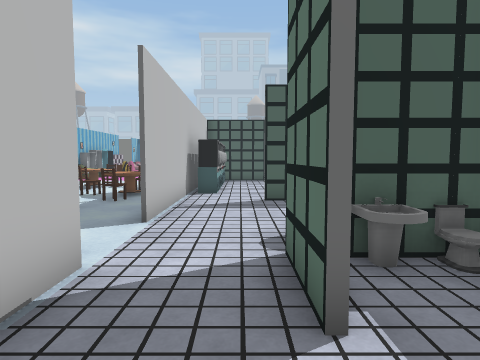
View 1 (above)

23 first-person views from a walk through a scene from a Unity 3-D project. The camera is 1.3 m above the floor, tilts 4° down and sees 75° across. The floor is counted in squares, 1 m on a side. Each view is taken from the middle of a square. On the plan, view 1 faces up. The plan holds only what a view shows up to about 14 squares ahead; the rest is blank. The place goes on beyond the plan. The player is left out. Some animated figures are left out. Some surface patterns are stand-ins.

View 2
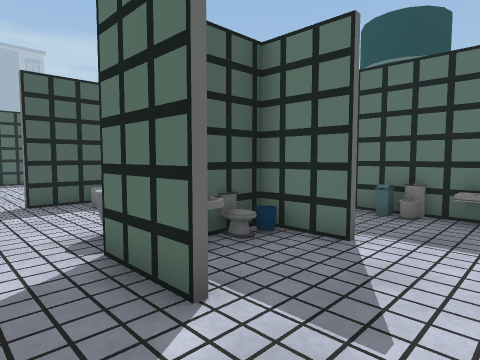

View 3
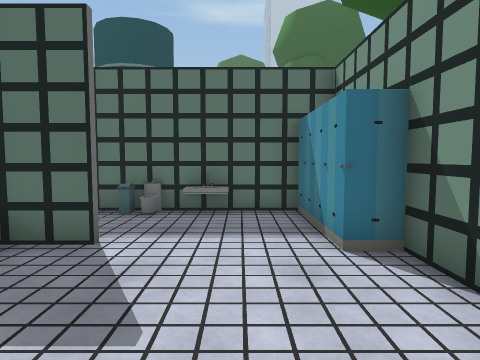

View 4
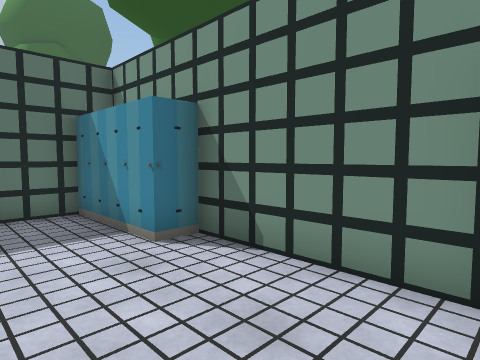

View 5
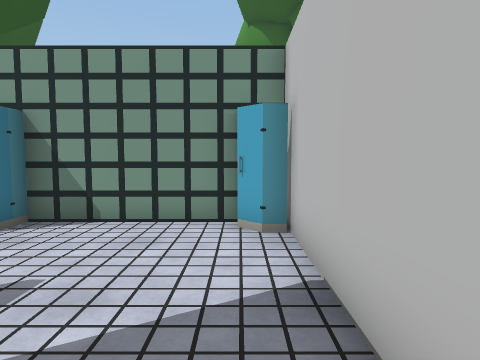

View 6
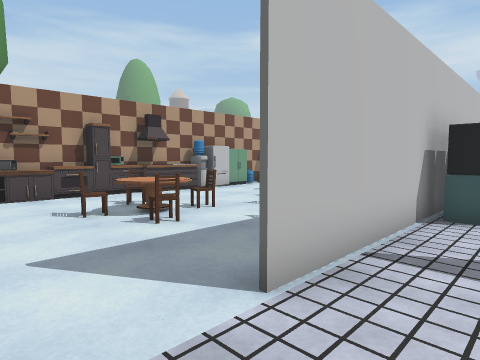

View 7
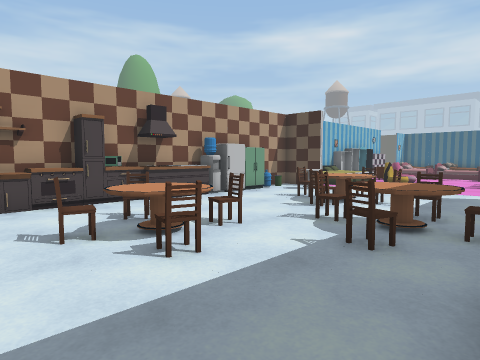

View 8
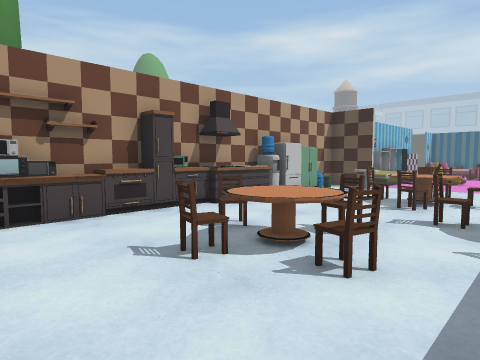

View 9
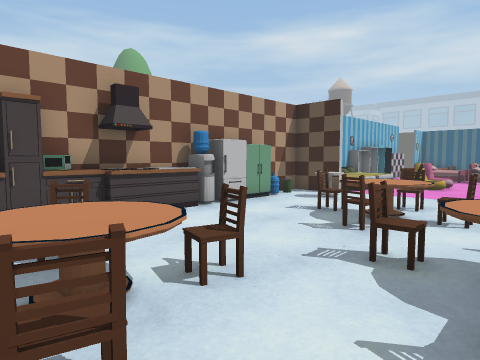

View 10
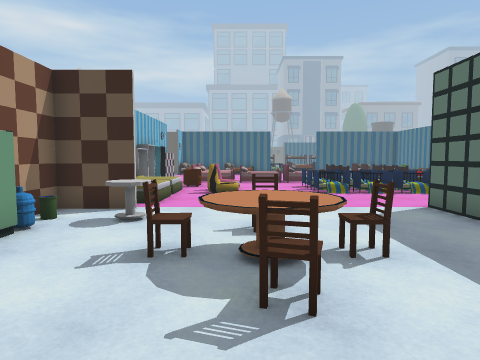

View 11
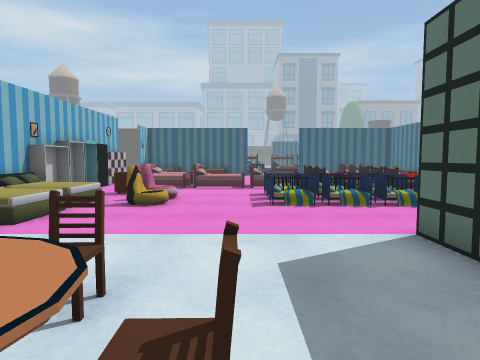

View 12
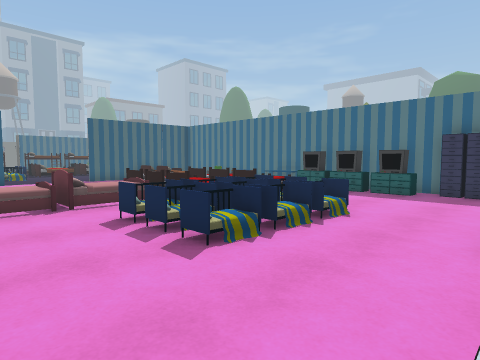

View 13
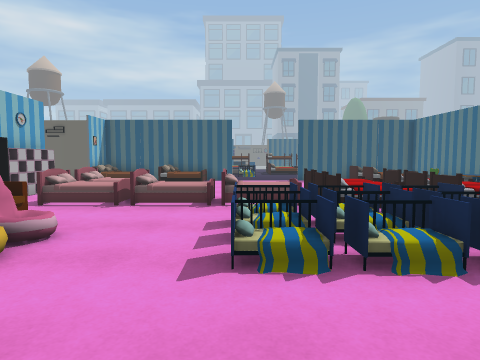

View 14
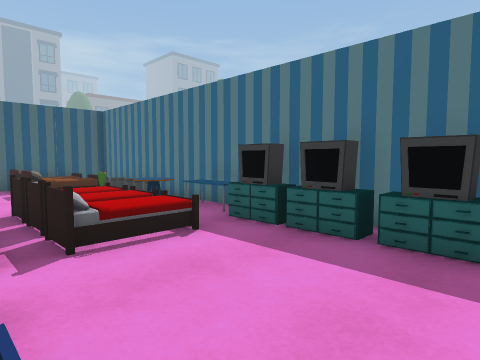

View 15
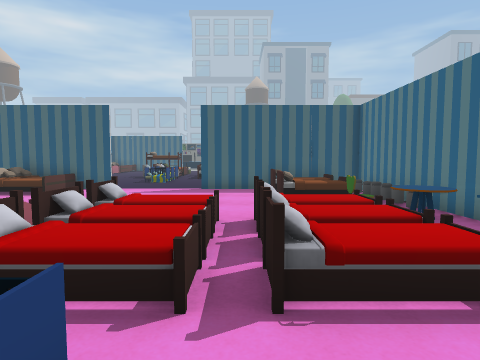

View 16
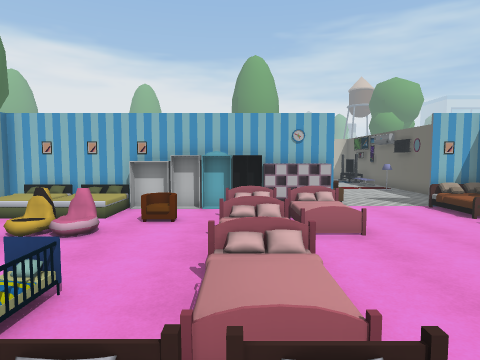

View 17
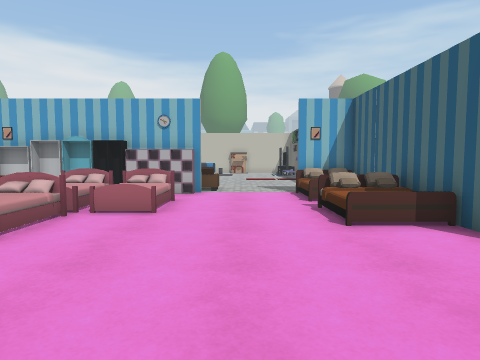

View 18
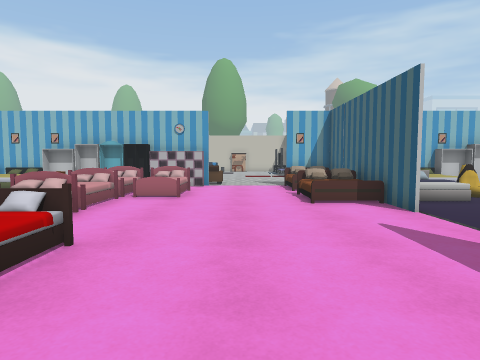

View 19
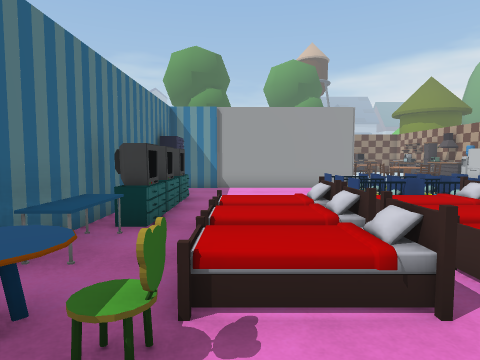

View 20
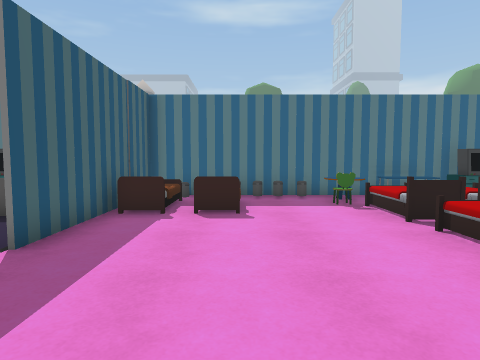

View 21
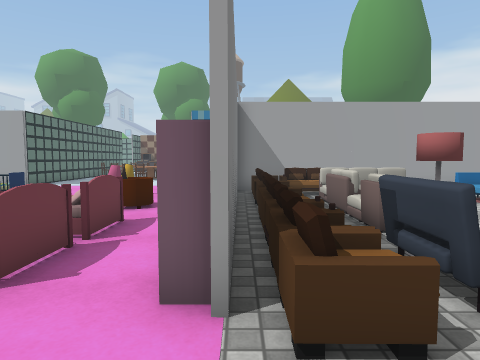

View 22
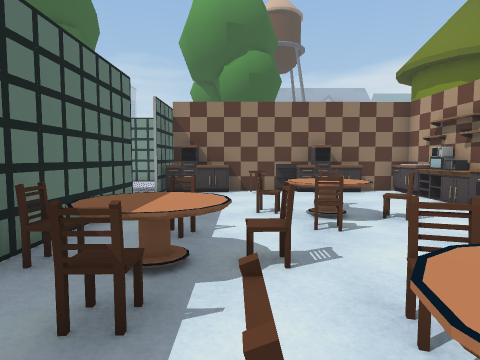

View 23
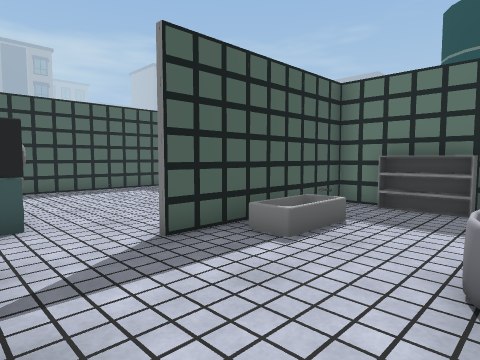

### Floor plan
Key: @ floor where view 1 was taken; # wall or solid block; . main floor; : floor 0.25 m higher than the main floor; + floor 0.5 m higher than the main floor; / step, stairs or slope; O other object.
Columns run from 14 left of view 1 to 7 right of it. Each row starts with its distance up from view 1.
 36   ########...########
 35 ..#  OOOO........O+.#
 34 ..# .............++.#
 33 ................O+..#
 32 ....................#
 31 .OO.................#
 30 O OO.O/O..........OO#
 29 O OO./+O....O++O++.O#
 28   OO./+O/#//O  . O.O#
 27 O OO./+O+//+O // O.O#
 26 O OO........O++.+O.O#
 25 O O#.O.............O#
 24 OO#O......O:+OO....O#
 23 O #O..O...OO+OO....O#
 22 O #  .O...O//OO....O#
 21 O OO ...............#
 20 ##O  ..............O#
 19   #O ...............
 18   ###.......########
 17   # OO......  ......
 16   #O.O..O...  .....
 15    O...OO...  .....
 14    O..OOOO..O ....
 13   ##...OO...OO....
 12   #O......OOOO...
 11   #O.....OOOO....
 10   #O......O.#..#######
  9   #O.O.OO.O.#.....  .#
  8   #O..OOOO..#....OO.O#
  7   #O..OOO...#.......O#
  6   #OO..O.............#
  5   #O...........OOO
  4   #O....O......#OO#
  3   #O.OOOO#OOO..#O.#.O#
  2    ##########....... O
  1             #.......O#
  0             #.@......#
 -1             #.....OO.#
 -2             #O#####OO

Where each view was taken, in squares from view 1:
view 1: 0 up, 0 right, facing up
view 2: 0 up, 1 left, facing up-right
view 3: 0 up, 1 left, facing right
view 4: 1 up, 1 left, facing down-right
view 5: 4 up, 1 left, facing down
view 6: 4 up, 0 right, facing up-left
view 7: 5 up, 2 left, facing up-left
view 8: 4 up, 4 left, facing up-left
view 9: 7 up, 4 left, facing up-left
view 10: 10 up, 7 left, facing up
view 11: 13 up, 5 left, facing up
view 12: 18 up, 7 left, facing up-right
view 13: 18 up, 4 left, facing up
view 14: 21 up, 0 right, facing up-right
view 15: 23 up, 1 right, facing up
view 16: 27 up, 0 right, facing left
view 17: 32 up, 0 right, facing left
view 18: 32 up, 3 right, facing left
view 19: 32 up, 3 right, facing down
view 20: 33 up, 5 left, facing right
view 21: 33 up, 12 left, facing down
view 22: 15 up, 5 left, facing down
view 23: 5 up, 2 left, facing up-right
